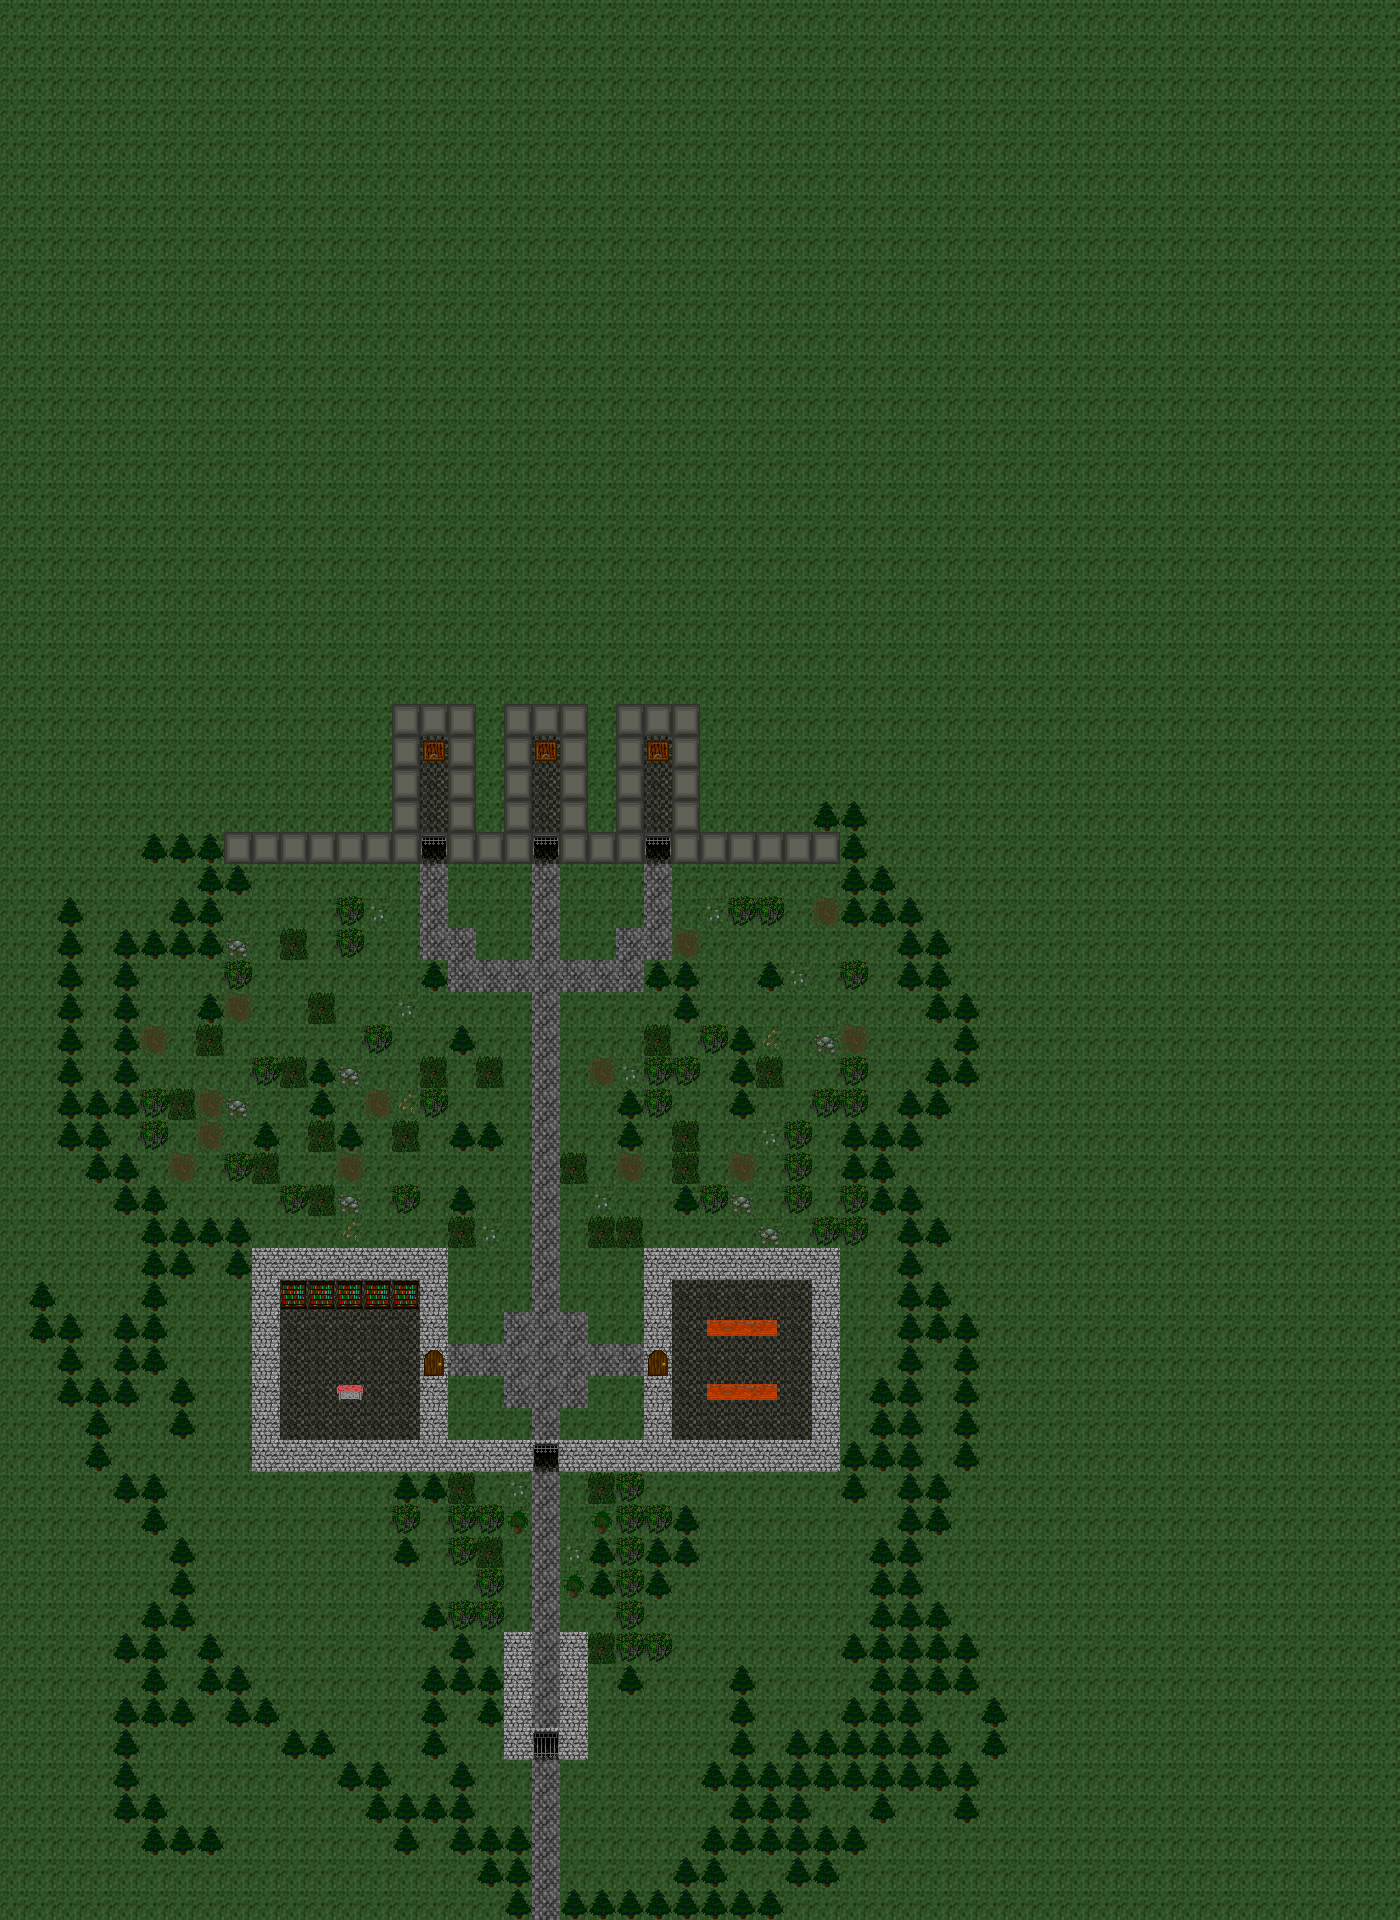

A 2D game scene composited from a Tiled map and its tileset images. What follows is a short description and the map's XML, with each tile layer's data collapsed to a summary:
An orthogonal 50x60 tile map with 28x32 px tiles, 1 tile layer (Tile Layer 1) and 3 objects (3x NPC).

<map version="1.0" orientation="orthogonal" width="50" height="60" tilewidth="28" tileheight="32">
 <properties>
  <property name="Exit_East" value="none" />
  <property name="Exit_North" value="CarrionValleyWest,8,13,outdoors" />
  <property name="Exit_South" value="none" />
  <property name="Exit_West" value="none" />
  <property name="GlobalX" value="-1" />
  <property name="GlobalY" value="-1" />
  <property name="MapType" value="town" />
  <property name="Name" value="Carrion Dusk Camp" />
  <property name="StartX" value="2" />
  <property name="StartY" value="2" />
 </properties>
 <tileset firstgid="1" name="Terrain1" tilewidth="28" tileheight="32">
  <image source="../../display/images/Terrain1.png" width="308" height="352" />
  <terraintypes>
   <terrain name="Water" tile="48" />
   <terrain name="Cliff" tile="74" />
   <terrain name="Cave" tile="98" />
   <terrain name="CaveWall" tile="97" />
   <terrain name="Grass" tile="5" />
  </terraintypes>
  <tile id="5" terrain="4,4,4,4" />
  <tile id="48" terrain="0,0,0,0" />
  <tile id="49" terrain="0,4,0,4" />
  <tile id="50" terrain="0,0,4,4" />
  <tile id="51" terrain="4,4,0,0" />
  <tile id="52" terrain="0,4,0,0" />
  <tile id="53" terrain="4,0,0,0" />
  <tile id="54" terrain="0,0,0,4" />
  <tile id="55" terrain="0,0,4,0" />
  <tile id="56" terrain="4,0,4,0" />
  <tile id="57" terrain="4,4,4,0" />
  <tile id="58" terrain="4,4,0,4" />
  <tile id="59" terrain="0,4,4,4" />
  <tile id="60" terrain="4,0,4,4" />
 </tileset>
 <layer name="Tile Layer 1" width="50" height="60">
  <properties>
   <property name="ANODE#0" value="false#0#0#0#0#none#none#none#none" />
<property name="AddLog#8" value="true#24#42#24#42#Press 'g' to pick up an item.#none#none#none" />
<property name="AddLog#7" value="true#19#45#19#45#Press 't' to talk to somebody.#none#none#none" />
<property name="SingleNotification#6" value="true#15#26#0#0#This is the trapdoor to to the easy difficulty demonstration. Press 'f' to enter and exit fight mode. You can only attack in fight mode. You can attack enemies by moving into them, casting spells on them, or shooting projectiles at them (bottom-right button will change if you have a ranged weapon equipped).#none#none#none" />
<property name="SingleNotification#6" value="true#19#26#0#0#This is the trapdoor to to the medium difficulty demonstration. Press 'f' to enter and exit fight mode. You can only attack in fight mode. You can attack enemies by moving into them, casting spells on them, or shooting projectiles at them (bottom-right button will change if you have a ranged weapon equipped).#none#none#none" />
<property name="SingleNotification#6" value="true#23#26#0#0#WARNING! This is the trapdoor to to the hard difficulty demonstration. Do not underestimate this, it is rather difficult. Press 'f' to enter and exit fight mode. You can only attack in fight mode. You can attack enemies by moving into them, casting spells on them, or shooting projectiles at them (bottom-right button will change if you have a ranged weapon equipped).#none#none#none" />
<property name="ChangeMap#5" value="true#15#23#28#50#CombatDemoEasy#none#none#none" />
<property name="ChangeMap#4" value="true#19#23#12#31#CombatDemoMed#none#none#none" />
<property name="ChangeMap#3" value="true#23#23#3#3#CombatDemoHard#none#none#none" />
<property name="SingleNotification#2" value="false#19#51#0#0#This is the domain of the combat demonstration.  A fort stands up ahead and a man stares calmly at you, waiting for you to walk inside (press 't' to talk to somebody).#none#none#none" />
   <property name="SecretPassage#1" value="true#14#37#14#37#none#none#none#none" />
   <property name="ZNODE#0" value="false#0#0#0#0#none#none#none#none" />
  </properties>
  <data>[3000 cells, 3000 non-empty, 23 distinct tile ids]</data>
 </layer>
 <objectgroup name="NPCS" width="50" height="60">
<object name="Magic Provider" type="NPC" gid="122" x="12" y="42" />
<object name="Item Provider" type="NPC" gid="122" x="26" y="42" />
<object name="Greeter" type="NPC" gid="122" x="19" y="42" />
</objectgroup>
</map>
